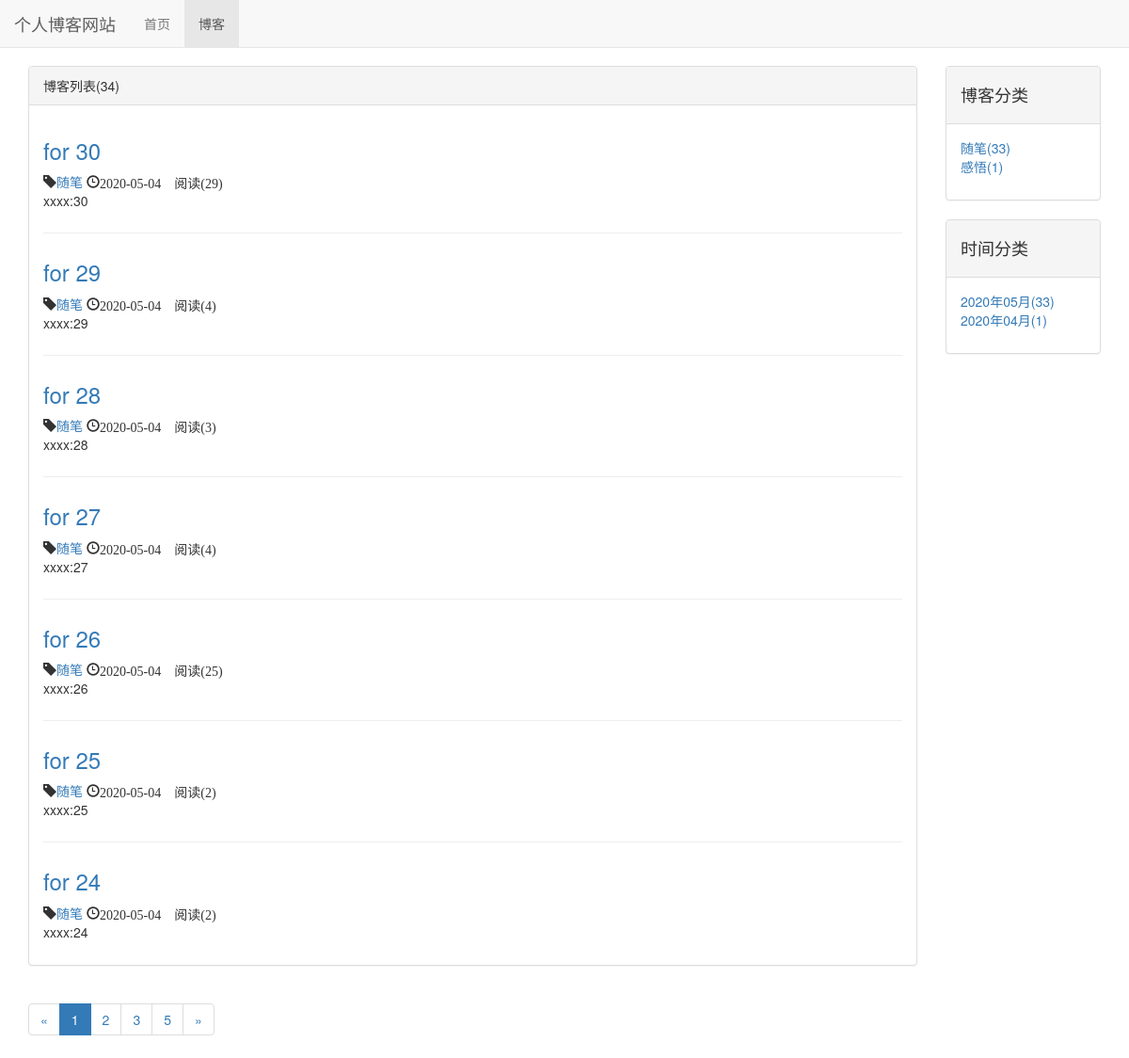
Screenshot of /blog/ with the database file from the repository.
### blog/models.py (models this page shows, shortened)
class Blog(models.Model,ReadNumExpandMethod):
    title = models.CharField(max_length=36)
    blog_type = models.ForeignKey(BlogType,on_delete=models.DO_NOTHING)
    content = models.TextField()
    author = models.ForeignKey(User,on_delete=models.DO_NOTHING)
    created_time=models.DateTimeField(auto_now_add=True)
    last_updated_time=models.DateTimeField(auto_now=True)
    read_detail=GenericRelation(ReadDetail)
    class Meta:
        ordering = ['-created_time']

class BlogType(models.Model):
    type_name=models.CharField(max_length=30)
    def __str__(self):
        return self.type_name

### read_statistics/models.py (models this page shows)
class ReadNum(models.Model):
    read_num = models.IntegerField(default=0)
    content_type = models.ForeignKey(ContentType, on_delete=models.DO_NOTHING)
    object_id = models.PositiveIntegerField()
    content_object = GenericForeignKey('content_type', 'object_id')

### blog/views.py (the view)
# urls.py: path('',views.blog_list,name='blog_list'),
def blog_list(request):
    blogs_all_list =Blog.objects.all()
    context=get_blog_list_commen_data(request,blogs_all_list)
    return render(request,'blog_list.html',context)

### read_statistics/models.py (called while the page is built)
    def get_read_num(self):
        ct=ContentType.objects.get_for_model(self)
        try:
            readnum=ReadNum.objects.get(content_type=ct,object_id=self.pk)
            return readnum.read_num
        except exceptions.ObjectDoesNotExist:
            return 0

### blog/templates/blog_list.html (shortened to what this page needs)
{% extends 'base.html' %}
{%block nav_blog_active%}active{%endblock%}
{% load staticfiles %}
{% block header_extends%}
    <link rel="stylesheet" type="text/css" href="{% static 'blog/blog.css'%}">
{% endblock %}
{% block content %}
    <div class="container">
        <div class="row">
            <div class="col-xs-12 col-sm-8 col-md-8 col-lg-10">
                <div class="panel panel-default">
                    <div class="panel-heading">{%block blog_list_title%}博客列表({{ page_of_blogs.paginator.count}}){% endblock %}
                    </div>
                    <div class="panel-body">
                        {% for blog in page_of_blogs %}
                            <div class='blog'>
                                <h3><a href="{% url 'blog_detail' blog.pk %}">
                                {{ blog.title}} </a></h3>
                                <p class="blog-info">
                                    <span class="glyphicon glyphicon-tag"></span><a href="{% url 'blogs_with_type' blog.blog_type.pk %}">{{blog.blog_type}}</a>
                                    <span class="glyphicon glyphicon-time">{{blog.created_time|date:"Y-m-d"}}
                                    阅读({{blog.get_read_num}})
                                </p>
                                <p>{{ blog.content|truncatechars:30 }}</p>
                            </div>
                            {% empty %}
                            <div class="blog">
                                <h3>暂无博客，敬请期待</h3>
                            </div>
                        {% endfor %}
                    </div>
                </div>
                <div>
                  <ul class="pagination">
                    <li>
                        {% if page_of_blogs.has_previous %}
                            <a href="?page={{page_of_blogs.previous_page_number}}" aria-label="Previous">
                                <span aria-hidden="true">&laquo;</span>
                            </a>
                        {% else %}
                            <span aria-hidden="true">&laquo;</span>
                        {% endif %}
                    </li>
                        {%for page_num in page_range %}
                            {% if page_num == page_of_blogs.number%}
                                <li class ="active"><span >{{page_num}}</span></li>
                            {% else %}
                                {% if page_num == "..." %}
                                    <li><span >{{page_num}}</span></li>
                                {% else %}
                                    <li><a  href="?page={{ page_num}}">{{ page_num}}</a></li>
                                {% endif %}
                            {% endif %}
                        {% endfor %}
                    <li>
                        {% if page_of_blogs.has_next %}
                            <a href="?page={{page_of_blogs.next_page_number}}" aria-label="Next">
                                <span aria-hidden="true">&raquo;</span>
                            </a>
                        {% else %}
                            <span aria-hidden="true">&raquo;</span>
                        {% endif %}
                    </li>
                  </ul>
                </div>
            </div>
            <div class="hidden-xs col-sm-4 col-md-3 col-lg-2">
                <div class="panel panel-default">
                    <div class="panel-heading">
                    <h4>博客分类</h4></div>
                    <div class="panel-body">
                        <ul class="blog-type">
                            {% for blog_type in blog_types %}
                            <li><a href="{% url 'blogs_with_type' blog_type.pk %}">{{blog_type.type_name}}({{ blog_type.blog_count}})</a></li>
                            {% empty %}
                            <li>暂无分类</li>
                            {% endfor %}
                        </ul>
                    </div>
                </div>
                <div class="panel panel-default">
                    <div class="panel-heading">
                    <h4>时间分类</h4></div>
                    <div class="panel-body">
                        <ul class="blog-type">
                            {% for blog_date,blog_count in blog_dates.items %}
                                <li><a href="{% url 'blogs_with_date' blog_date.year blog_date.month %}">{{blog_date|date:"Y年m月"}}({{blog_count}})</a></li>
                            {% empty %}
                                <li>暂无分类</li>
                            {% endfor %}
                        </ul>
                    </div>
                </div>
            </div>
        </div>
    </div>
{% endblock%}

### templates/base.html (shortened to what this page needs)
{% load staticfiles %}
<!DOCTYPE html>
<html lang="zh-CN">
<head>
    <link rel="stylesheet" type="text/css" href="{%static 'base.css'%}">
    <link rel="stylesheet" type="text/css" href="{% static 'bootstrap-3.3.7/css/bootstrap.min.css'%}">
    {% block header_extends%}{% endblock %}
</head>
<body>
    <div class="navbar navbar-default navbar-fixed-top" role="navigation">
        <div class="container-fluid">
            <div class="navbar-header">
                <a class='navbar-brand' href="{% url 'home' %}">个人博客网站</a>
            </div>
            <div id="navbar-collapse" class="collapse navbar-collapse" >
                <ul class="nav navbar-nav">
                <li class="{%block nav_home_active%}{%endblock%}"><a href="{% url 'home'%}">首页</a></li>
                <li class="{%block nav_blog_active%}{%endblock%}"><a href="{% url 'blog_list'%}">博客</a></li>
            </ul>
            </div>
        </div>
    </div>
    {% block content %}{% endblock %}
</body>
</html>

### static/base.css (style rules this page uses)
* { margin:0; padding:0; }
body { margin-top:70px!important; }

### blog/static/blog/blog.css (style rules this page uses)
ul.blog-type { list-style-type:none; }
div.blog:not(:last-child) { margin-bottom:2em; padding-bottom:1em; border-bottom:1px solid #eee; }
div.blog p.blog-info { margin-bottom:0; }

### rows the page displays
Blog: title "for 30", blog_type "随笔", created_time "2020-05-04", get_read_num "29", content "xxxx:30"
Blog: title "for 29", blog_type "随笔", created_time "2020-05-04", get_read_num "4", content "xxxx:29"
Blog: title "for 28", blog_type "随笔", created_time "2020-05-04", get_read_num "3", content "xxxx:28"
Blog: title "for 27", blog_type "随笔", created_time "2020-05-04", get_read_num "4", content "xxxx:27"
Blog: title "for 26", blog_type "随笔", created_time "2020-05-04", get_read_num "25", content "xxxx:26"
Blog: title "for 25", blog_type "随笔", created_time "2020-05-04", get_read_num "2", content "xxxx:25"
Blog: title "for 24", blog_type "随笔", created_time "2020-05-04", get_read_num "2", content "xxxx:24"
BlogType: type_name "随笔", blog_count "33"
BlogType: type_name "感悟", blog_count "1"

### other values shown
{{ page_of_blogs.paginator.count }} "34"
{{ page_num }} "1"
{{ page_num }} "2" "3" "5"
{{ blog_date|date:"Y年m月" }} "2020年05月" "2020年04月"
{{ blog_count }} "33" "1"
